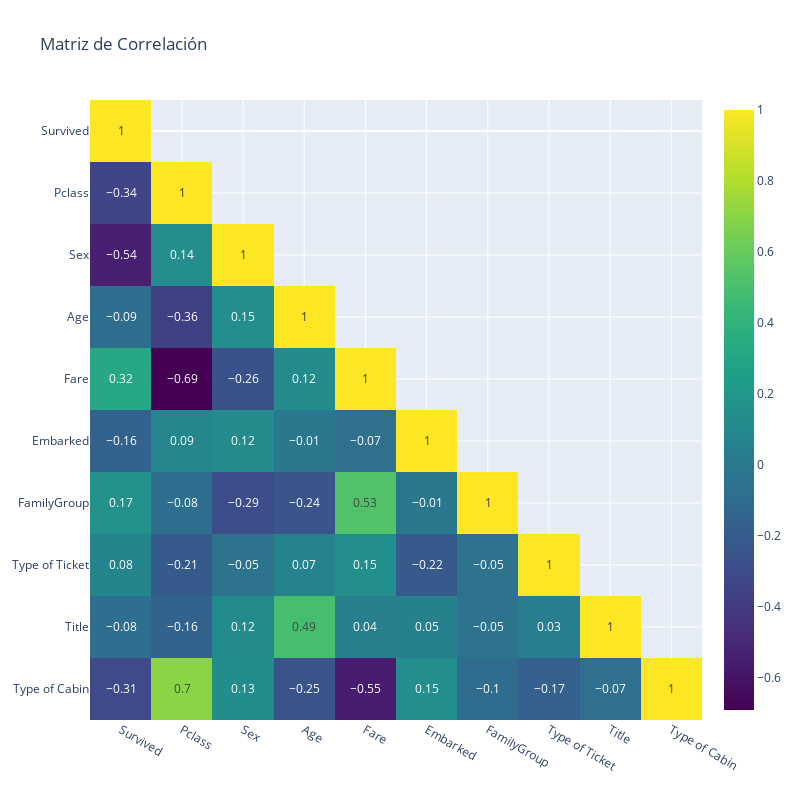

Notebook code cell kept with this figure:
### Code cell
corr_matrix = df_numerical.corr(method='spearman')
corr_matrix_rounded = np.round(corr_matrix, 2)
mask = np.triu(np.ones_like(corr_matrix_rounded, dtype=bool), k=1)  # k=1 oculta la diagonal
masked_corr_matrix = np.where(mask, np.nan, corr_matrix_rounded)


fig = px.imshow(masked_corr_matrix, 
                 text_auto=True, 
                 aspect='auto', 
                 title='Matriz de Correlación',
                 color_continuous_scale='viridis')

fig.update_layout(xaxis=dict(tickvals=list(range(len(corr_matrix.columns))), ticktext=corr_matrix.columns),
                  yaxis=dict(tickvals=list(range(len(corr_matrix.columns))), ticktext=corr_matrix.columns),
                  height=800, 
                  width=800)


fig.show()

### Figure 1 — Plotly figure (JSON) as saved in the notebook; plotly's stock layout.template omitted (floating-point values rounded to 4 significant figures)
{"data": [{"coloraxis": "coloraxis", "hovertemplate": "x: %{x}<br>y: %{y}<br>color: %{z}<extra></extra>", "name": "0", "texttemplate": "%{z}", "type": "heatmap", "xaxis": "x", "yaxis": "y", "z": [[1, null, null, null, null, null, null, null, null, null], [-0.34, 1, null, null, null, null, null, null, null, null], [-0.54, 0.14, 1, null, null, null, null, null, null, null], [-0.09, -0.36, 0.15, 1, null, null, null, null, null, null], [0.32, -0.69, -0.26, 0.12, 1, null, null, null, null, null], [-0.16, 0.09, 0.12, -0.01, -0.07, 1, null, null, null, null], [0.17, -0.08, -0.29, -0.24, 0.53, -0.01, 1, null, null, null], [0.08, -0.21, -0.05, 0.07, 0.15, -0.22, -0.05, 1, null, null], [-0.08, -0.16, 0.12, 0.49, 0.04, 0.05, -0.05, 0.03, 1, null], [-0.31, 0.7, 0.13, -0.25, -0.55, 0.15, -0.1, -0.17, -0.07, 1]]}], "layout": {"coloraxis": {"colorscale": [[0, "#440154"], [0.1111, "#482878"], [0.2222, "#3e4989"], [0.3333, "#31688e"], [0.4444, "#26828e"], [0.5556, "#1f9e89"], [0.6667, "#35b779"], [0.7778, "#6ece58"], [0.8889, "#b5de2b"], [1, "#fde725"]]}, "height": 800, "title": {"text": "Matriz de Correlación"}, "width": 800, "xaxis": {"anchor": "y", "domain": [0, 1], "ticktext": ["Survived", "Pclass", "Sex", "Age", "Fare", "Embarked", "FamilyGroup", "Type of Ticket", "Title", "Type of Cabin"], "tickvals": [0, 1, 2, 3, 4, 5, 6, 7, 8, 9]}, "yaxis": {"anchor": "x", "autorange": "reversed", "domain": [0, 1], "ticktext": ["Survived", "Pclass", "Sex", "Age", "Fare", "Embarked", "FamilyGroup", "Type of Ticket", "Title", "Type of Cabin"], "tickvals": [0, 1, 2, 3, 4, 5, 6, 7, 8, 9]}}}
